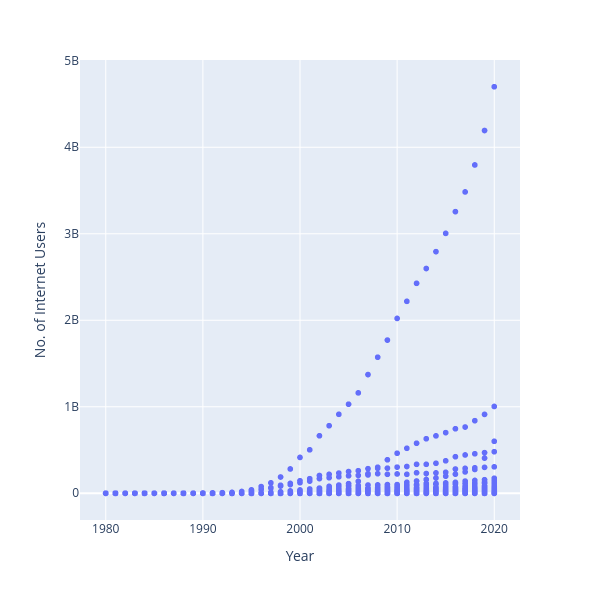

The code cell stored with this chart in its notebook:
### Code cell
import plotly.express as px
fig = px.scatter(data_frame=df, 
                 x="Year", 
                 y="No. of Internet Users",
                 width= 600,
                 height= 600
)
fig.show()

### Figure 1 — Plotly figure (JSON) as saved in the notebook; plotly's stock layout.template omitted (floating-point values rounded to 4 significant figures; data arrays with more than 128 entries replaced by an {"elided": "..."} marker saying what was removed)
{"data": [{"hovertemplate": "Year=%{x}<br>No. of Internet Users=%{y}<extra></extra>", "legendgroup": "", "marker": {"color": "#636efa", "symbol": "circle"}, "mode": "markers", "name": "", "showlegend": false, "type": "scattergl", "x": {"elided": "8867 int values"}, "xaxis": "x", "y": {"elided": "8867 int values"}, "yaxis": "y"}], "layout": {"height": 600, "legend": {"tracegroupgap": 0}, "margin": {"t": 60}, "width": 600, "xaxis": {"anchor": "y", "domain": [0, 1], "title": {"text": "Year"}}, "yaxis": {"anchor": "x", "domain": [0, 1], "title": {"text": "No. of Internet Users"}}}}
